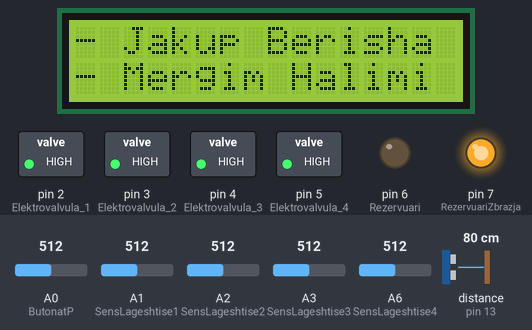
Simulated run of this sketch. Board: Arduino Uno, built with avr-gcc and run on an emulated ATmega328P. Shown: 16×2 character LCD, switched loads named in the sketch (green lamp = pin HIGH), output pins drawn as LEDs (lit = HIGH). The test bench sets the inputs (shaded band); at power-on: distance to the obstacle (sensor on pin 13) 80 cm, A0 (ButonatP) = 512, A1 (SensLageshtise1) = 512, A2 (SensLageshtise2) = 512, A3 (SensLageshtise3) = 512, A6 (SensLageshtise4) = 512. The echo pulse lasts 58.3 µs per cm.

Above: at 7.3 s.
7.4 s: distance to the obstacle (sensor on pin 13) set to 8 cm
At 8.5 s:
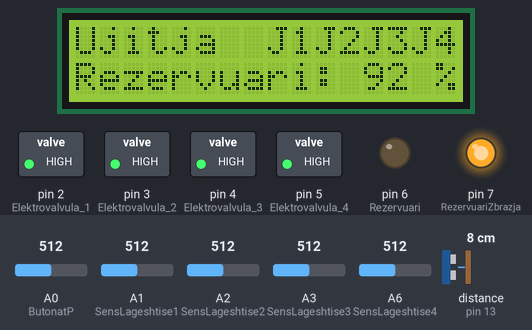
8.9 s: distance to the obstacle (sensor on pin 13) set to 5 cm
At 9.8 s:
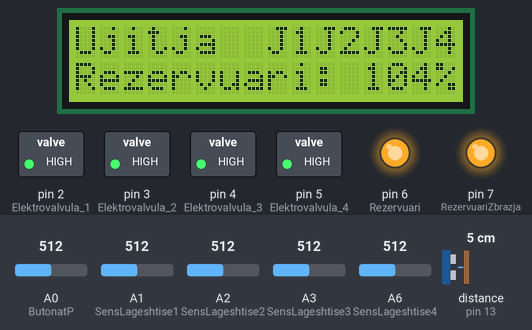
10.7 s: A0 (ButonatP) set to 739
13.7 s: A0 (ButonatP) set to 767
At 14.4 s:
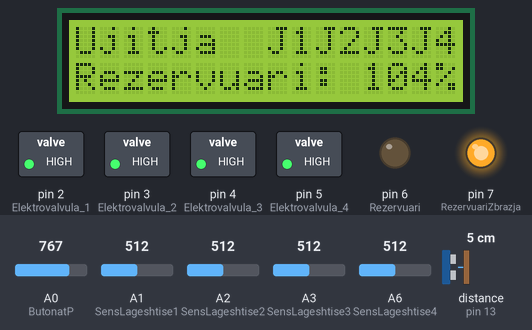
16.7 s: A0 (ButonatP) set to 835
At 18.1 s:
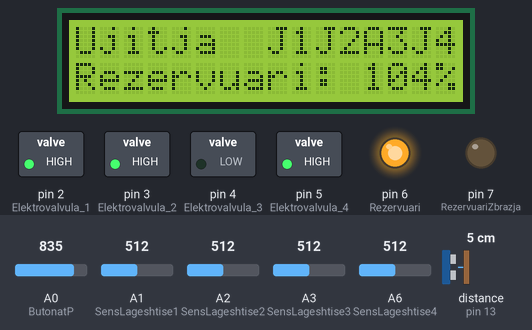
18.5 s: A0 (ButonatP) set to 803
At 18.9 s:
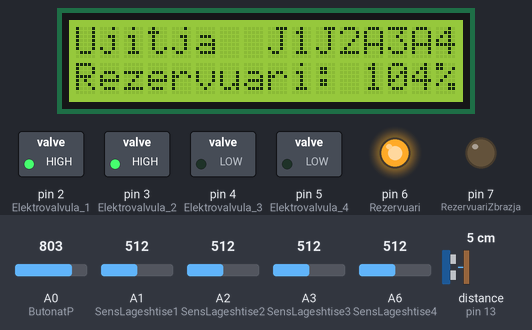
Timing chart, 0 to 21.0 s (numbered marks = the images above; inputs shaded):
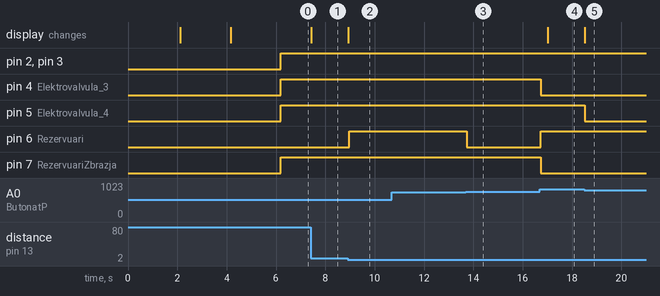

The sketch:

WateringSys.ino
```cpp
/*

Kodi per ujitjen automatike me Arduino Uno

Pjestarët :
  Msc.  Jakup Berisha  ( jakup.berisha@gmail.com, +377 (0) 44 122 270 )
  Student. Mërgim Halimi  ( m.halimi@live.com, +377 (0) 45 590 509 )

*/

#include <Wire.h> //Deklarimi i librarise per komunikimin e I2C
#include <LiquidCrystal_I2C.h> //Deklarimi i LCD me I2C

LiquidCrystal_I2C lcd(0x20,16,2); //Deklarimi i PIN'ave te Display ne adresen 0x20, 16x2 LCD, Pin SDA SCL

#include <NewPing.h> //Deklarimi i librarise se senzorit US HC-SR04

//Deklarimi fiks i PIN'ave te senzorit dhe niveleve Min/Max
#define trigPin 12 // Definimi i Pin'it Trig te HC-SR04
#define echoPin 13 // Definimi i Pin'it Echo te HC-SR04
#define DistancaMaksimale 500 // Distanca maksimale qe deshirojme qe te matet nga senzori. Distanca maksimale eshte 400-500 Cm per HC-SR04
#define NiveliMin 23 // Mat distancen[cm] e rezervuarit prej senzorit deri ne nivelin minimal  te deshiruar, ndrysho vleren vartesisht nga rezervuari
#define NiveliMax 6  // Mat distancen[cm] e rezervuarit prej senzorit deri ne nivelin maksimal te deshiruar, ndrysho vleren vartesisht nga rezervuari
                       // Kodi eshte permiresuar me 14-01-2016 nga J.Berisha ne rreshtin 22 dhe 23  me vlera te sakta te niveleve Max dhe Min
NewPing sonar(trigPin, echoPin, DistancaMaksimale); // Thirrja e nenprogramit Newping per llogaritje nga senzori HC-SR04

//Deklarimi fleksibil i PIN'ave te butonave dhe senzorave ne portet Analoge
int ButonatP = A0;
        int Butonat = 0; //Deklarimi i PIN'it te butonit dhe ruajtja e vleres se butonit ne nje variabel

int SensLageshtise1 = A1; //Deklarimi i PIN'it te sensorit te lageshtise P1
           int VSL1 = 0; //Ruajtja e vleres se sensorit ne nje variabel

int SensLageshtise2 = A2;
           int VSL2 = 0; //Deklarimi i PIN'it te sensorit te lageshtise P2 dhe ruajtja e vleres se sensorit ne nje variabel

int SensLageshtise3 = A3;
           int VSL3 = 0; //Deklarimi i PIN'it te sensorit te lageshtise P3 dhe ruajtja e vleres se sensorit ne nje variabel

int SensLageshtise4 = A6;
           int VSL4 = 0;  //Deklarimi i PIN'it te sensorit te lageshtise P4 dhe ruajtja e vleres se sensorit ne nje variabel

int VleraDistances  = 0;  //Deklarimi i variables per ruajtjen e vleres se distances se senzorit US HC-SR04
int SasiaRezervuarit = 0; //Deklarimi i variables per ruatjen e vleres se sasise se ujit ne rezervuar [Ne perqindje]

//Deklarimi fleksibil i PIN'ave te ElektroV. dhe rezervuarit (Pompa per mbushje dhe zbrazje)
int Elektrovalvula_1 = 2;
int Elektrovalvula_2 = 3;
int Elektrovalvula_3 = 4;
int Elektrovalvula_4 = 5; //PIN'at e Releve, Moduli 1

int Rezervuari = 6; //Pompa In
int RezervuariZbrazja = 7;//Pompa Out //PIN'at e Releve, Moduli 2

int B1_EV1 = 0;
int B2_EV2 = 0;
int B3_EV3 = 0;
int B4_EV4 = 0;
int B5_REZERVUARI = 0;
int B6_REZERVUARIZBRAZJA = 0; //Vlerat e Butonave fillimisht jane zero, kur te klikohen butonat ndryshon vlera ne 1

void setup()  { //Pjesa ku kodi ekzekutohet vetem njehere
      //Serial.begin(9600); //Aktivizimi i Serial Monitorit****************************

      lcd.backlight(); //Ndezja e drites se LCD
      lcd.init(); //Startimi i LCD Display

      Hyrje (); //Thirrja e nenprogramit per paraqitjen e mesazhit hyres

      pinMode(trigPin,OUTPUT);
      pinMode(echoPin,INPUT);

      pinMode(Elektrovalvula_1, OUTPUT);
      pinMode(Elektrovalvula_2, OUTPUT);
      pinMode(Elektrovalvula_3, OUTPUT);
      pinMode(Elektrovalvula_4, OUTPUT);

      pinMode(Rezervuari, OUTPUT);
      pinMode(RezervuariZbrazja, OUTPUT); //Deklarimi i PIN'ave si OUTPUT

      lcd.setCursor(0,0); //Pozicionimi i kursorit per shkruarje ne Display
      lcd.print("Ujitja "); //Shkruarja e fjales Ujitja
}

void loop() { //Pjesa ku kodi ekzekutohet pa nderprere
   VleraDistances = MatjaNivelit(); //Leximi i vleres se senzorit
   SasiaRezervuarit = 100 - ((( VleraDistances - NiveliMax )*100) / NiveliMin);

   Perqindja (); //Thirrja e nenprogramit per shkruarjen e perqindjes se sasise se rezervuarit ne LCD

   ButonatL (); //Thirrja e nenprogramit per leximin e butonave

   VSL1 = analogRead(SensLageshtise1); //Leximi i Sensorit te Lageshtise P1
   //delay(10);
   VSL2 = analogRead(SensLageshtise2); //Leximi i Sensorit te Lageshtise P2
   //delay(10);
   VSL3 = analogRead(SensLageshtise3); //Leximi i Sensorit te Lageshtise P3
   //delay(10);
   VSL4 = analogRead(SensLageshtise4); //Leximi i Sensorit te Lageshtise P4
   //delay(10);

      //A- po kerkon per tu ujitur, J- nuk ka nevoje per tu ujitur, nese nuk ka uje, kerkesa per tu ujitur paraqitet me A, por elektrovalvula
      //nuk punon deri sa te mbushet rezervuari me uje.
      if (VSL1 > 700 || B1_EV1 != 0) { //Nese Vlera e Sensorit te lageshtise P1 eshte aktiv, ose eshte klikuar butoni per manualisht, kjo pjese e kodit
	        digitalWrite(Elektrovalvula_1, LOW); //Thirrja e nenprogramit per aktivizim te Relese (Elektrovalvules)
          //delay(10);
          lcd.setCursor(8,0);
          lcd.print("A1");
          //delay(10);
      }
      else { //Qkyqja e Relese (Elektrovalvules)
          lcd.setCursor(8,0);
          lcd.print("J1");
          //delay(10);
          digitalWrite(Elektrovalvula_1, HIGH);
          //delay(10);
      }

      if (VSL2 > 700 || B2_EV2 != 0) { //Nese Vlera e Sensorit te lageshtise P2 eshte aktiv, ose eshte klikuar butoni per manualisht, kjo pjese e kodit
          digitalWrite(Elektrovalvula_2, LOW); //Thirrja e nenprogramit per aktivizim te Relese (Elektrovalvules)
          //delay(10);
          lcd.setCursor(10,0);
          lcd.print("A2");
          //delay(10);
      }
      else { //Qkyqja e Relese (Elektrovalvules)
          lcd.setCursor(10,0);
          lcd.print("J2");
          //delay(10);
          digitalWrite(Elektrovalvula_2, HIGH);
          //delay(10);
      }

      if (VSL3 > 700 || B3_EV3 != 0) { //Nese Vlera e Sensorit te lageshtise P3 eshte aktiv, ose eshte klikuar butoni per manualisht, kjo pjese e kodit
          digitalWrite(Elektrovalvula_3, LOW); //Thirrja e nenprogramit per aktivizim te Relese (Elektrovalvules)
          //delay(10);
          lcd.setCursor(12,0);
          lcd.print("A3");
          //delay(10);
      }
      else { //Qkyqja e Relese (Elektrovalvules)
          lcd.setCursor(12,0);
          lcd.print("J3");
          //delay(10);
          digitalWrite(Elektrovalvula_3, HIGH);
          //delay(10);
      }

      if (VSL4 > 700 || B4_EV4 != 0) { //Nese Vlera e Sensorit te lageshtise P4 eshte aktiv, ose eshte klikuar butoni per manualisht, kjo pjese e kodit
          digitalWrite(Elektrovalvula_4, LOW);
          //delay(10);
          lcd.setCursor(14,0);
          lcd.print("A4");
          //delay(10);
      }
      else { //Qkyqja e Relese (Elektrovalvules)
          lcd.setCursor(14,0);
          lcd.print("J4");
          //delay(10);
          digitalWrite(Elektrovalvula_4, HIGH);
          //delay(10);
      }
      //Nese butoni per zbrazje, butonat per aktivizim te E.V. ose senzorat jane aktiv duhet te punoje pompa per zbrazje (P Out)
      if (B6_REZERVUARIZBRAZJA != 0||(VSL1>700||VSL2>700||VSL3>700||VSL4>700)||(B1_EV1!=0||B2_EV2!=0||B3_EV3!=0||B4_EV4!=0)) { //Aktivizimi i pompes per zbrazje
           digitalWrite(RezervuariZbrazja, LOW); }
      else { //Qkyqja e pompes per zbrazje
           digitalWrite(RezervuariZbrazja, HIGH);
      }

      if (VleraDistances > NiveliMin || B5_REZERVUARI != 0 ) { //Pjesa e kodit qe lejon mbushjen me uje te rezervuarit ne menyre automatike(Senzor) dhe manuale(Buton)
          while (VleraDistances > NiveliMax || B5_REZERVUARI != 0) { //Pjesa e kodit e cila nuk e lejon funksionimin e pompes per zbrazeje nese nuk ka uje dhe eshte duke u mbushur
          //delay(10);
          digitalWrite(Rezervuari, LOW); digitalWrite(RezervuariZbrazja, HIGH); //Aktivizo mbushjen, qaktivizo zbrazjen
          digitalWrite(Elektrovalvula_1, HIGH); digitalWrite(Elektrovalvula_2, HIGH); //Qaktivizo elektrovalvulat 1 dhe 2
          digitalWrite(Elektrovalvula_3, HIGH); digitalWrite(Elektrovalvula_4, HIGH); //Qaktivizo elektrovalvulat 3 dhe 4
          if (VleraDistances <= NiveliMax){ B5_REZERVUARI = 0; }
          VleraDistances = MatjaNivelit();
          SasiaRezervuarit = 100 - ((( VleraDistances - NiveliMax )*100) / NiveliMin); //Rikalkulimi i nivelit brenda unazes While
          Perqindja (); //Thirrja e nenprogramit per paraqitjen e perqindjes brenda unazes While
          ButonatL (); //Thirrja e nenprogramit per leximin e butonave brenda unazes While
          /* Brenda unazes While duhet ti thirrim nenprogramet edhe njehere per shkak se nese kodi fillon te ekzekutohet brenda kesaj unaze
             nuk ka qasje ne asnje pjese tjeter te kodit, kshtu qe rrjetha e punes bllokohet per shkak se informatat nuk mund te perditesohen(Update) per shkak se
             nuk ekzekutohen pjeset e kodit ku behet marrja e informatave nga leximi i senzorave */
          }
      }
      else if ( VleraDistances < NiveliMax || B5_REZERVUARI == 0 ) { //Pjesa e kodit qe ndalon mbushjen me uje te rezervuarit ne menyre automatike(Senzor) dhe manuale(Buton)
          //delay(10);
          digitalWrite(Rezervuari, HIGH); B5_REZERVUARI = 0;
      }

      //teDhanat (); //Bej koment rreshtin nese ke perfunduar me azhurimin e vlerave te senzorave, Sherben per paraqitjen e te dhenave ne SerialMonitor********************
}

void teDhanat () { //Paraqitja e vlerave ne Serial Monitor
  Serial.print("Lageshtia1  : ");
  Serial.println(VSL1);

  Serial.print("Lageshtia2 : ");
  Serial.println(VSL2);

  Serial.print("Lageshtia3 : ");
  Serial.println(VSL3);

  Serial.print("Lageshtia4 : ");
  Serial.println(VSL4);

  Serial.print("Distanca : ");
  Serial.println(VleraDistances);
}

void Hyrje () { //Paraqitja e mesazhit hyres ne momentin kur te behet ndezja e sistemit
      lcd.setCursor(0,0);
      lcd.print("**Pershendetje**");
      lcd.setCursor(0,1);
      lcd.print("UjitjaAutomatike");
      delay(2000);
      lcd.setCursor(0,0);
      lcd.print(" me Arduino Uno ");
      lcd.setCursor(0,1);
      lcd.print("  Punuar nga :  ");
      delay(2000);
      lcd.setCursor(0,0);
      lcd.print("- Jakup Berisha ");
      lcd.setCursor(0,1);
      lcd.print("- Mergim Halimi ");
      delay(2000); //Mesazhi hyres kur te ndizet sistemi
}

void Perqindja () { //Paraqitja e perqindjes se nivelit te ujit ne LCD
      lcd.setCursor(0,1); //Pozicionimi i kursorit per shkruarje ne Display
      lcd.print("Rezervuari: "); //Shkruarja e fjales Rezervuari
      lcd.setCursor(14,1);
      lcd.print(" ");
      lcd.setCursor(12,1); //Pozicionimi i kursorit per shkruarje ne Display
      lcd.print(SasiaRezervuarit); //Shkruarja e vleres se nivelit ne perqindje
      lcd.setCursor(15,1); //Pozicionimi i kursorit per shkruarje ne Display
      lcd.print("%"); //Shkruarja e karakterit te perqindjes
}

void ButonatL () { //Leximi i butonave per perdorim manual te sistemit
     Butonat = analogRead(ButonatP); //Leximi i butonave

          if (Butonat > 990 && Butonat < 1000)   B1_EV1++; //Nese klikohet butoni pare
     else if (Butonat > 970 && Butonat < 980)    B2_EV2++; //Nese klikohet butoni dyte
     else if (Butonat > 825 && Butonat < 855)    B3_EV3++; //Nese klikohet butoni trete
     else if (Butonat > 800 && Butonat < 820)    B4_EV4++; //Nese klikohet butoni katert
     else if (Butonat > 750 && Butonat < 770)    B5_REZERVUARI++; //Nese klikohet butoni peste (P In)
     else if (Butonat > 680 && Butonat < 700)    B6_REZERVUARIZBRAZJA++; //Nese klikohet butoni gjashte (P Out)
     else if (Butonat > 1005 && Butonat < 1024) {
                                                 B1_EV1 = 0;
                                                 B2_EV2 = 0;
                                                 B3_EV3 = 0;
                                                 B4_EV4 = 0;
                                                 B5_REZERVUARI = 0;
                                                 B6_REZERVUARIZBRAZJA = 0; } //Nese klikohet butoni shtate (Butoni per reset)
}

int MatjaNivelit() { //metoda per matjen e distances nivelit te rezervuarit permes senzorit  HC-SR04 ne menyre direkte dhe kalkulative
      unsigned int uS = sonar.ping(); // Dergo ping, prano kohen e ping ne mikrosekonda (uS).
      return (uS / US_ROUNDTRIP_CM); //kthe si rezultat distancen permes metodes
}
```

Measured:
- the behaviour switches between 7 and 6 cm on distance to the obstacle (sensor on pin 13) (found by bisection; images 1 and 2)
- the behaviour switches between 750 and 751 on A0 (ButonatP) (found by bisection; images 2 and 3)
- the behaviour switches between 820 and 819 on A0 (ButonatP) (found by bisection; images 4 and 5)
- after the input at 7.4 s, the display: changes at once (image 1)
- after the input at 8.9 s, pin 6 (Rezervuari): LOW → HIGH after 0.07 s; the display: changes at once (image 2)
- after the input at 10.7 s, every drawn part: stays the same
- after the input at 13.7 s, pin 6 (Rezervuari): HIGH → LOW at once
- after the input at 16.7 s, pin 4 (Elektrovalvula_3), pin 7 (RezervuariZbrazja): HIGH → LOW at once; pin 6 (Rezervuari): LOW → HIGH at once; the display: changes after 0.32 s (image 4)
- after the input at 18.5 s, pin 5 (Elektrovalvula_4): HIGH → LOW at once; the display: changes at once (image 5)
